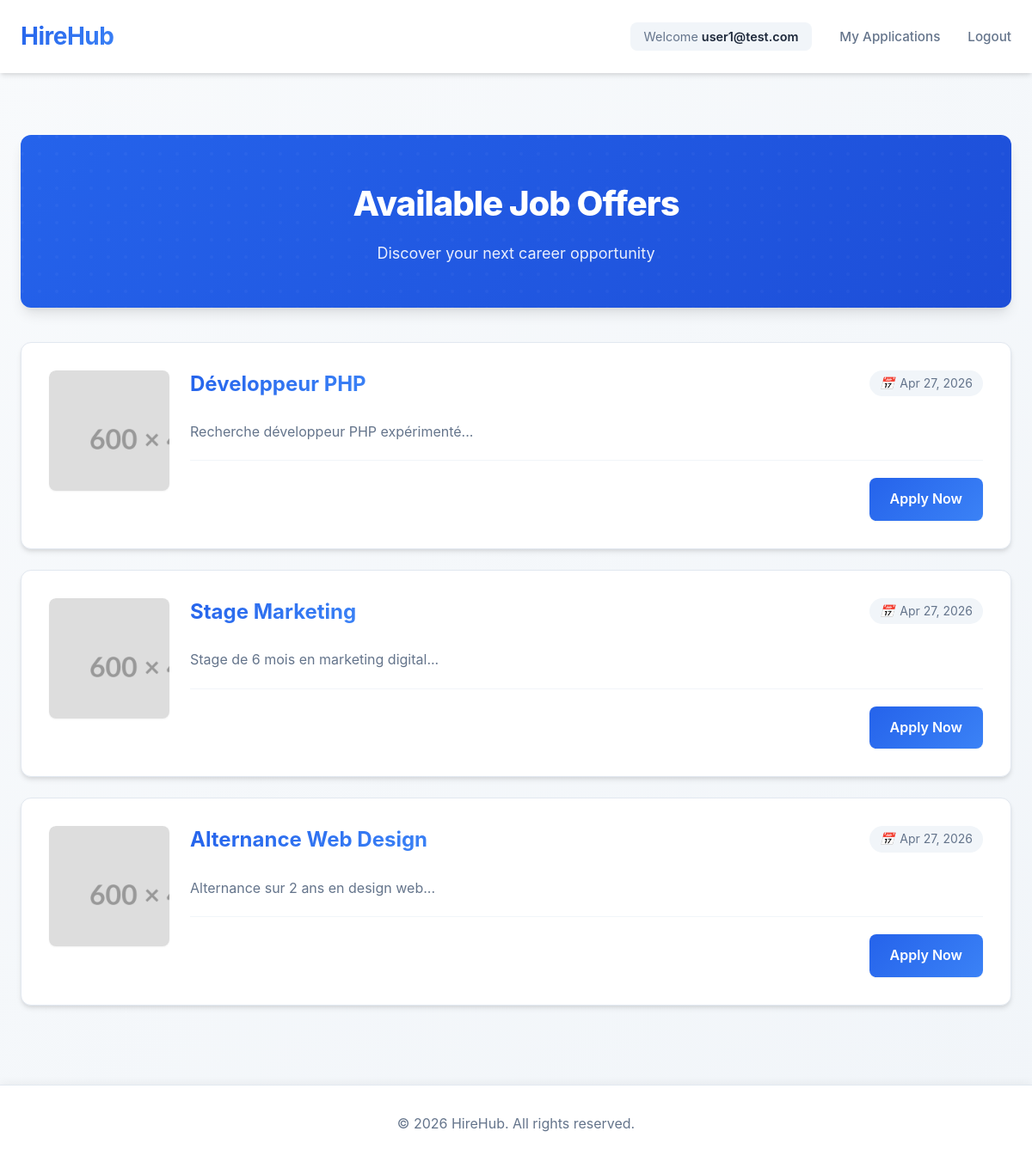
Page /index.php (signed in) on the committed database.
### tables this page shows
CREATE TABLE job_offers (
    id INT PRIMARY KEY AUTO_INCREMENT,
    title VARCHAR(255) NOT NULL,
    description TEXT NOT NULL,
    company VARCHAR(255) NOT NULL,
    location VARCHAR(255) NOT NULL,
    type ENUM('CDI', 'CDD', 'Stage', 'Alternance', 'Freelance') NOT NULL,
    salary VARCHAR(100),
    image_path VARCHAR(500),
    created_by INT,
    created_at TIMESTAMP DEFAULT CURRENT_TIMESTAMP,
    FOREIGN KEY (created_by) REFERENCES users(id) ON DELETE SET NULL
);

### classes/Database.php (called while the page is built, shortened)
<?php
class Database {
    public function __construct() {
        $host = 'localhost';
        $dbname = 'hire_hub';
        $username = 'root';
        $password = '';
        $this->conn = mysqli_connect($host, $username, $password, $dbname);
    }
}

### public/index.php (the view, shortened to what this page needs)
<?php
require_once "../classes/Database.php";
$db = new Database();
$sql = "SELECT * FROM job_offers ORDER BY created_at DESC";
$result = mysqli_query($db->conn, $sql);
require_once "../includes/header.php";
?>
<div class="hero-section">
    <div class="hero-content">
        <h1>Available Job Offers</h1>
        <p>Discover your next career opportunity</p>
    </div>
</div>
<?php
if (mysqli_num_rows($result) > 0) {
    ?>
    <div class="job-list">
    <?php
    while ($job = mysqli_fetch_assoc($result)) {
        $imagePath = 'assets/images/default.png';
        ?>
        <div class="job-card">
            <div class="job-content-wrapper">
                <div class="job-image-wrapper">
                    <img src="<?php echo htmlspecialchars($imagePath); ?>"
                         alt="<?php echo htmlspecialchars($job['title']); ?>"
                         class="job-image">
                </div>
                <div class="job-info">
                    <div class="job-header">
                        <h3 class="job-title"><?php echo htmlspecialchars($job['title']); ?></h3>
                        <?php if (isset($job['created_at'])) { ?>
                            <span class="job-date">
                                <i class="icon-calendar">📅</i> <?php echo date('M j, Y', strtotime($job['created_at'])); ?>
                            </span>
                        <?php } ?>
                    </div>
                    <div class="job-description">
                        <p><?php echo nl2br(htmlspecialchars($job['description'])); ?></p>
                    </div>
                    <div class="job-footer">
                        <?php if (isset($_SESSION['user']) && $_SESSION['user']['role'] === 'USER') { ?>
                            <a href="apply.php?offer_id=<?php echo $job['id']; ?>" class="btn btn-primary">Apply Now</a>
                        <?php } else { ?>
                            <p class="login-prompt">Please <a href="login.php">login</a> to apply</p>
                        <?php } ?>
                    </div>
                </div>
            </div>
        </div>
        <?php
    }
    ?>
    </div>
    <?php
}
?>
<?php require_once "../includes/footer.php"; ?>

### rows in the picture
job_offers: title "Développeur PHP", created_at "Apr 27, 2026", description "Recherche développeur PHP expérimenté..."
job_offers: title "Stage Marketing", created_at "Apr 27, 2026", description "Stage de 6 mois en marketing digital..."
job_offers: title "Alternance Web Design", created_at "Apr 27, 2026", description "Alternance sur 2 ans en design web..."

### other values in the picture
$_SESSION['user']['name'] "user1@test.com"
